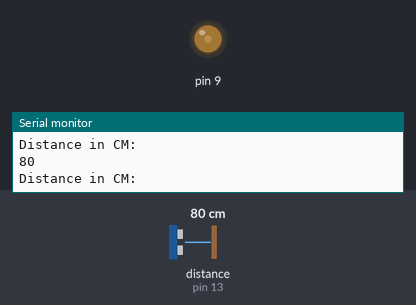
The sketch below on a simulated Arduino Uno, built with avr-gcc and run on an emulated ATmega328P. Parts: output pins drawn as LEDs (lit = HIGH), the last lines printed to the serial monitor. Inputs (shaded band) come from the test bench; at power-on: distance to the obstacle (sensor on pin 13) 80 cm.

Above: at 1.2 s.
1.3 s: distance to the obstacle (sensor on pin 13) set to 120 cm
At 1.7 s:
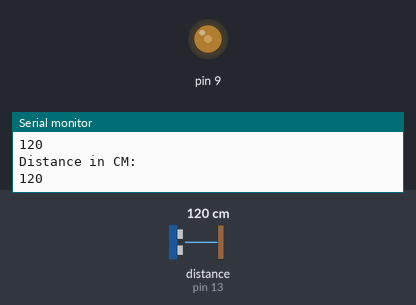
2.8 s: distance to the obstacle (sensor on pin 13) set to 250 cm
At 3.6 s:
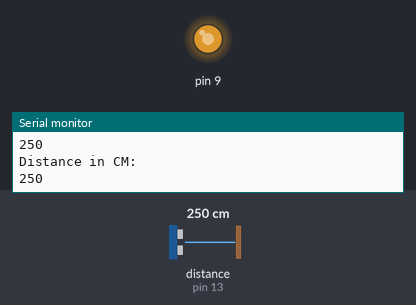
4.3 s: distance to the obstacle (sensor on pin 13) set to 299 cm
At 5.1 s:
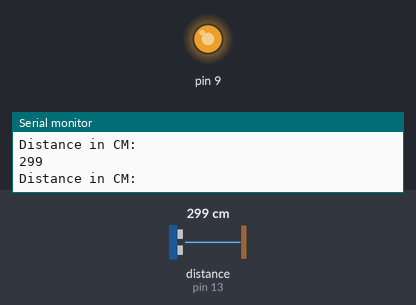
Timing chart, 0 to 7.3 s (numbered marks = the images above; inputs shaded):
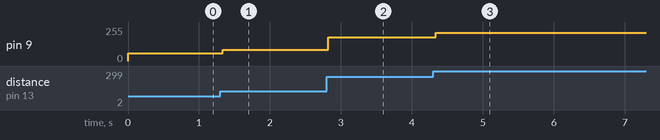

Measured:
- after the input at 1.3 s, pin 9: 57/255 → 85/255 at once
- after the input at 2.8 s, pin 9: 85/255 → 178/255 at once
- after the input at 4.3 s, pin 9: 178/255 → 213/255 at once

The sketch:

Ultrasonic_LED.ino
```cpp
#include <Ultrasonic.h>
Ultrasonic ultrasonic(12,13);
int distance;

void setup() {
  pinMode(9,OUTPUT);
  Serial.begin(9600);

}

void loop() {
  distance=ultrasonic.read();
  Serial.println("Distance in CM:");
  Serial.println(distance);
  int value=map(distance,0,357,0,255);
  analogWrite(9,value);

}
```
